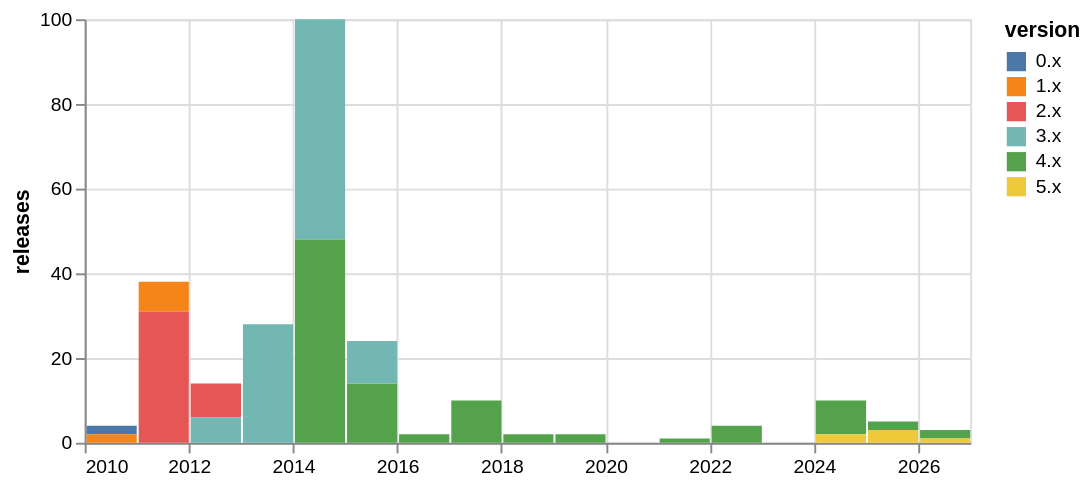

The notebook cell this image was saved under:
### Markdown cell above
## Chart

Stable releases per year, colored by major version. Prereleases are left
out: the old ones for 1.x to 3.x all share one timestamp from August 2013,
so their dates say little.

`vega-lite-api` builds a Vega-Lite chart in code, and the kernel shows any
object with a `toSpec()` method as a chart, so the cell's last expression is
all it takes. Vega-Lite does the counting: `year("date")` groups the rows
by year and `count()` counts each group.

### Code cell
import * as vl from "npm:vega-lite-api@5";

vl.markBar()
  .data(releases.filter((r) => !r.prerelease))
  .encode(
    vl.x().year("date").title(null),
    vl.y().count().title("releases"),
    vl.color().fieldN("line").title("version"),
    vl.tooltip([vl.year("date"), vl.fieldN("line"), vl.count()]),
  )
  .width(460)
  .height(220)

### Figure 1 — Vega-Lite specification as saved in the notebook (floating-point values rounded to 4 significant figures; data arrays with more than 128 entries replaced by an {"elided": "..."} marker saying what was removed)
{"$schema": "https://vega.github.io/schema/vega-lite/v5.json", "data": {"values": {"elided": "247 records"}}, "encoding": {"color": {"field": "line", "title": "version", "type": "nominal"}, "tooltip": [{"field": "date", "timeUnit": "year"}, {"field": "line", "type": "nominal"}, {"op": "count"}], "x": {"field": "date", "timeUnit": "year", "title": null, "type": "temporal"}, "y": {"aggregate": "count", "title": "releases", "type": "quantitative"}}, "height": 220, "mark": {"type": "bar"}, "width": 460}
